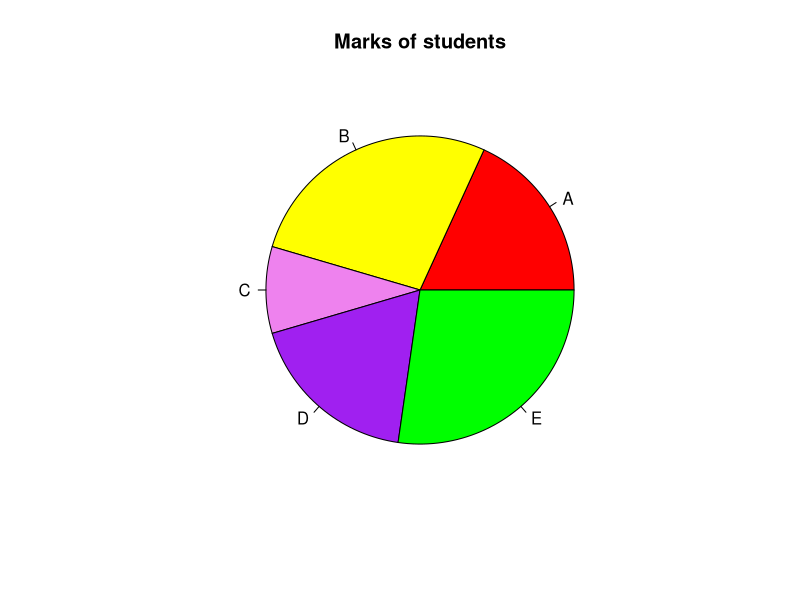

Generate this figure with R:
grades <- c(A = 20, B = 30, C = 10, D = 20, E = 30)
colors <- c("red", "yellow", "violet", "purple", "green")

pie(grades, col = colors, main = "Marks of students");